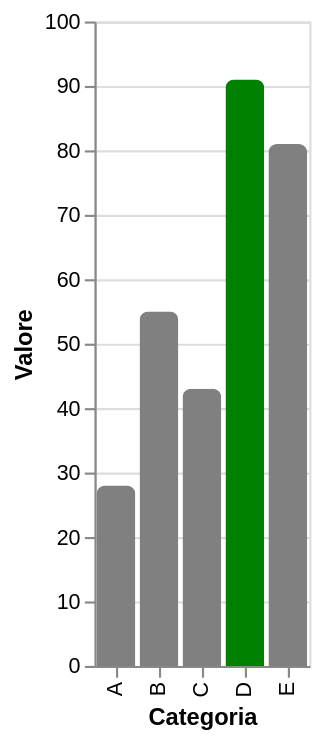

The Vega-Lite source for this figure:
### Vega-Lite specification from a JSON file in a GitHub repository (floating-point values rounded to 4 significant figures)
{"$schema": "https://vega.github.io/schema/vega-lite/v5.json", "config": {"view": {"continuousHeight": 300, "continuousWidth": 400}}, "data": {"name": "data-2ac70d189ed9a45a891ae91238c97cd4"}, "datasets": {"data-2ac70d189ed9a45a891ae91238c97cd4": [{"a": "A", "b": 28}, {"a": "B", "b": 55}, {"a": "C", "b": 43}, {"a": "D", "b": 91}, {"a": "E", "b": 81}]}, "params": [{"name": "hover", "select": {"type": "point", "on": "pointerover", "clear": "pointerout"}}], "encoding": {"x": {"field": "a", "type": "nominal", "axis": {"title": "Categoria"}}, "y": {"field": "b", "type": "quantitative", "axis": {"title": "Valore"}}, "color": {"condition": {"test": "datum['b'] > 85", "value": "green"}, "value": "gray"}, "tooltip": [{"field": "a", "type": "nominal", "title": "Categoria"}, {"field": "b", "type": "quantitative", "title": "Valore"}], "opacity": {"condition": {"param": "hover", "value": 1}, "value": 0.75}}, "height": 300, "mark": {"type": "bar", "cornerRadiusTopLeft": 4, "cornerRadiusTopRight": 4, "cursor": "pointer"}, "width": "container"}
